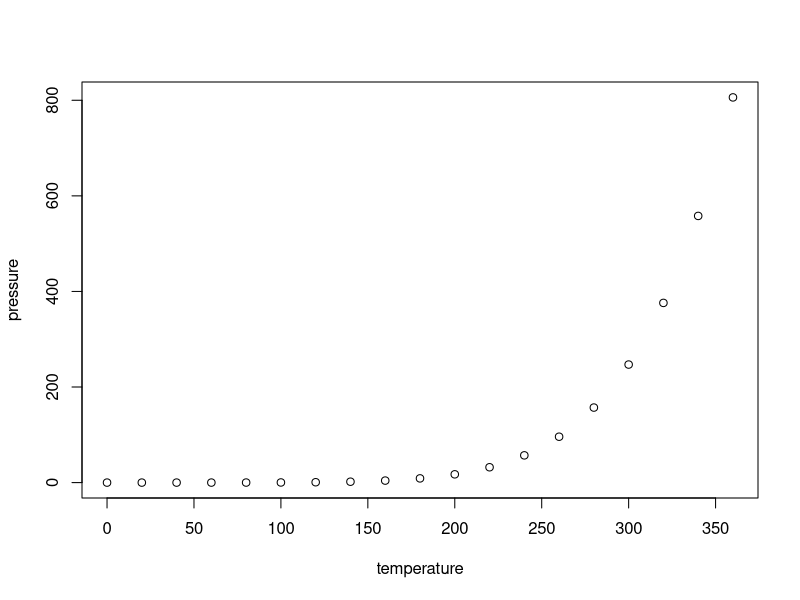
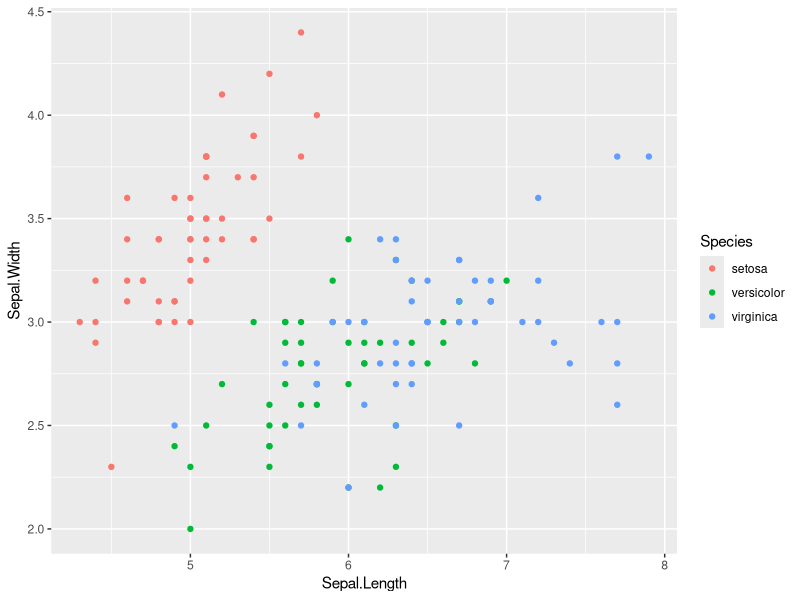

Recreate these plots in R, in order.
## ---- chunk 1
knitr::opts_chunk$set(echo = TRUE)
## ---- chunk 2
summary(cars)
## ---- chunk 3
plot(pressure)
## ---- chunk 4
library(tidyverse)
iris %>% 
  ggplot(aes(x = Sepal.Length,
             y = Sepal.Width,
             color = Species)) +
  geom_point()
  
